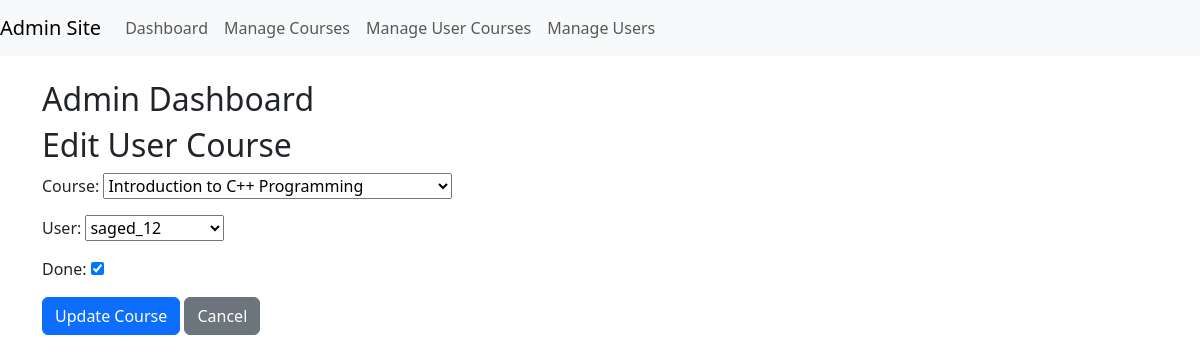
Page /custom_admin/edit-usercourse/79/ (signed in) on the committed database.
### main/models.py (models this page shows, shortened)
class UserCourse(models.Model):
    course = models.ForeignKey(Course, on_delete=models.CASCADE)
    user = models.ForeignKey(User, on_delete=models.CASCADE)
    created_at = models.DateTimeField(auto_now_add=True)
    done = models.BooleanField(default=False)
    class Meta:
        constraints = [
            models.UniqueConstraint(fields=['user', 'course'], name='unique_user_course')
        ]

### custom_admin/views.py (the view)
# urls.py: path('edit-usercourse/<int:user_course_id>/', edit_user_course, name='edit_user_course'),
@login_required
def edit_user_course(request, user_course_id):
    user_course = get_object_or_404(UserCourse, id=user_course_id)
    if request.method == 'POST':
        form = UserCourseForm(request.POST, instance=user_course)
        if form.is_valid():
            form.save()
            return redirect('manage_usercourses')
    else:
        form = UserCourseForm(instance=user_course)
    return render(request, 'edit_user_course.html', {'form': form})

### custom_admin/forms.py
class UserCourseForm(forms.ModelForm):
    class Meta:
        model = UserCourse
        fields = '__all__'

### main/models.py (called while the page is built)
    def __str__(self):
        return self.title

### custom_admin/templates/edit_user_course.html (shortened to what this page needs)
{% extends "adminsite.html" %}
{% block content %}
<h2>Edit User Course</h2>
<form method="POST">
    {{ form.as_p }}
    <button type="submit" class="btn btn-primary">Update Course</button>
    <a href="{% url 'manage_usercourses' %}" class="btn btn-secondary">Cancel</a>
</form>
{% endblock %}

### rows in the picture
UserCourse: course "Introduction to C++ Programming", user "saged_12", done "☑"
